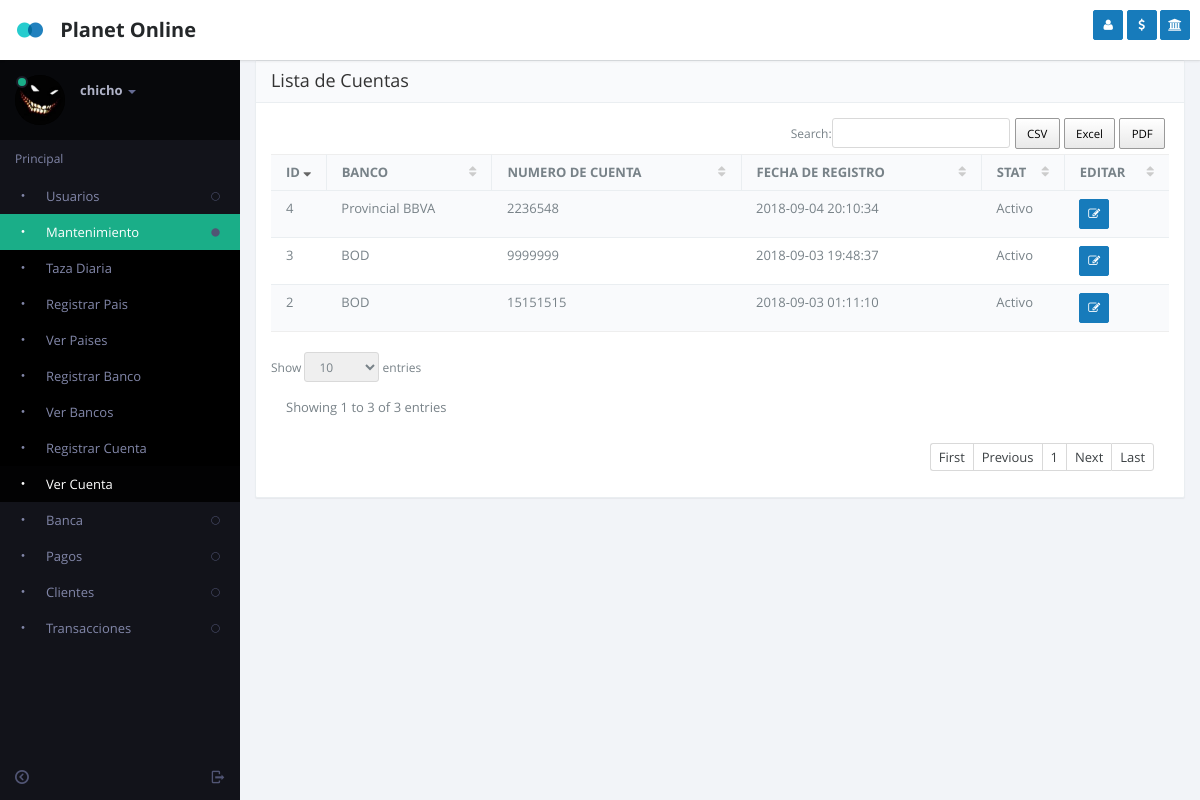
Before: /view_acount.php (signed in) with the older database file.
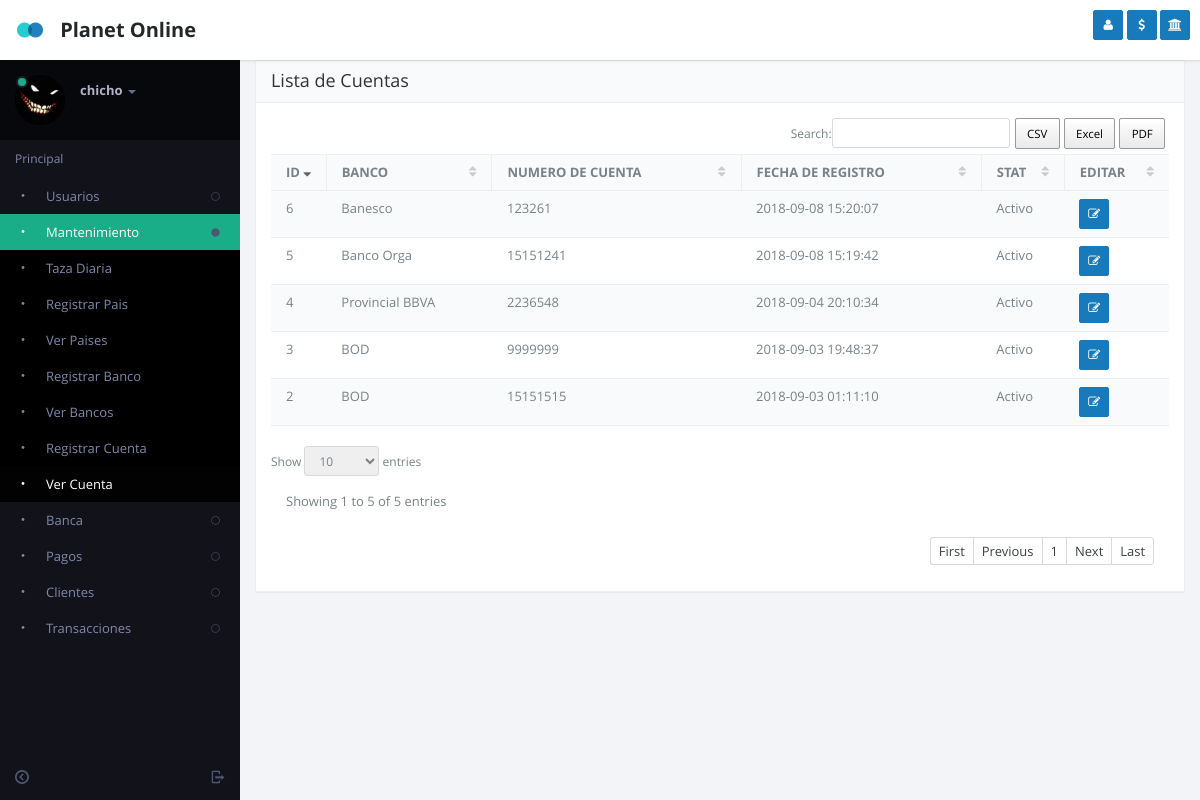
After: the same page with the newer database file.
### tables this page shows
CREATE TABLE `acount_bank` (
  `id` int(11) NOT NULL,
  `id_bank` int(11) NOT NULL,
  `number_acount` varchar(30) NOT NULL,
  `descriptions` varchar(250) NOT NULL,
  `stat` int(11) NOT NULL,
  `id_user_reg` int(11) NOT NULL,
  `data_time` datetime NOT NULL
);

CREATE TABLE `bank` (
  `id` int(11) NOT NULL,
  `name` varchar(50) NOT NULL,
  `stat` int(11) NOT NULL,
  `id_user_reg` int(11) NOT NULL,
  `data_time` datetime NOT NULL
);

### include/defs.php (called while the page is built, shortened)
<?php
	function MySQLQuery($query)
	{
		$success= mysql_db_query($GLOBALS["DB_DBName"], $query);
		return $success;
	}
	function GetRecords($sql)
	{
		$check=MySQLQuery($sql);
		$return=array();
		$i=0;
		while ($row = mysql_fetch_array($check))
		 {
			$return[$i]=$row;
			$i++;
		}
		return $return;
	}
?>

### view_acount.php (the view, shortened to what this page needs)
<?php
    include("include/defs.php");
    include("header.php");
      $where = "where (1=1) ";
      $arrUser = GetRecords("SELECT
                             ab.id,
                             ab.number_acount,
                             ab.data_time,
                             ab.stat,
                             b.name
                             from acount_bank ab inner join bank b on ab.id_bank = b.id
                             $where
                             order by ab.id");
?>
	<section id="content">
          <section class="vbox">
            <section class="scrollable padder">
              <section class="panel panel-default">
                <header class="panel-heading">
                          <span class="h4">Lista de Cuentas</span>
                </header>
                <div class="panel-body">
                    <div class="table-responsive">
                        <table class="table table-striped b-t b-light" data-ride="datatables">
                          <thead>
                            <tr>
                              <th>ID</th>
                              <th>BANCO</th>
                              <th>NUMERO DE CUENTA</th>
                              <th>FECHA DE REGISTRO</th>
                              <th>STAT</th>
                              <th>EDITAR</th>
                            </tr>
                          </thead>
                          <tbody>
                          <?PHP
                            foreach ($arrUser as $key => $value) {
                              $status = ($value['stat'] == 1) ? 'Activo' : 'Inactivo';
                            ?>
                          <tr>
                              <td class="tbdata"> <?php echo $value['id']?> </td>
                              <td class="tbdata"> <?php echo $value['name']?> </td>
                              <td class="tbdata"> <?php echo $value['number_acount']?> </td>
                              <td class="tbdata"> <?php echo $value['data_time']?> </td>
                              <td class="tbdata"> <?php echo $status?> </td>
                              <td>
                                <a href="modal_edit_acount.php?id=<?php echo $value['id']?>" title="Editar Cuenta" data-toggle="ajaxModal" class="btn btn-sm btn-icon btn-primary"><i class="fa fa-edit (alias)"></i></a>
                              </td>
                          </tr>
                          <?php
                          }
                          ?>
                          </tbody>
                        </table>
                    </div>
                </div>
              </section>
            </section>
        </section>
    </section>
<?php
	include("footer.php");
?>

Changed rows visible on the page:
added acount_bank: id "5", id_bank.name "Banco Orga", number_acount "15151241", data_time "2018-09-08 15:19:42", stat "Activo"
added acount_bank: id "6", id_bank.name "Banesco", number_acount "123261", data_time "2018-09-08 15:20:07", stat "Activo"
Other visible differences:
text written by a page script: "CSV Excel PDF Search: Show entries Showing 1 to 3 of 3 entries First Previous 1 Next Last" → "CSV Excel PDF Search: Show entries Showing 1 to 5 of 5 entries First Previous 1 Next Last"
